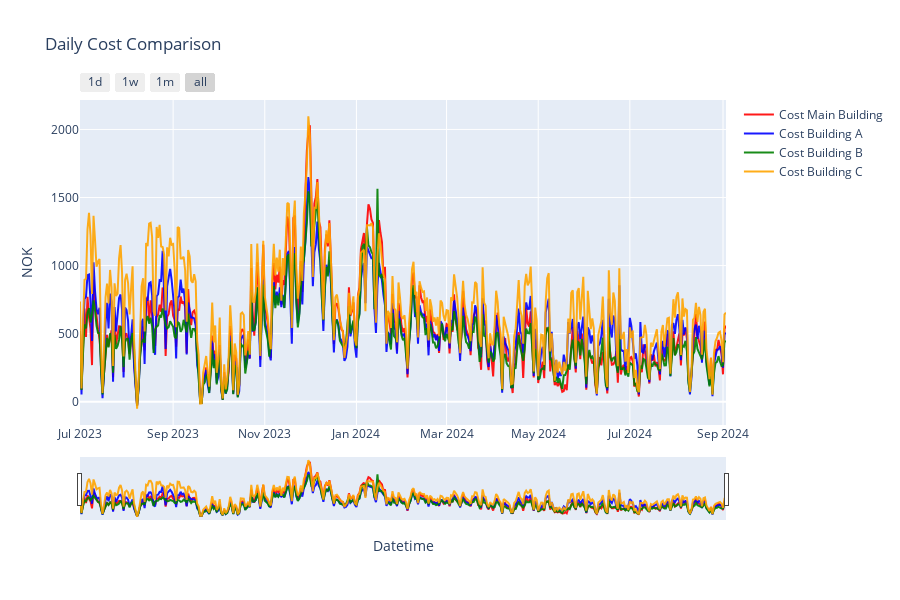

The notebook cell saved with this chart:
### Markdown cell above
1. Daily Cost

### Code cell
plot_cols_all =[
    ColumnParam("Cost_Net_Of_Sun", "Cost Main Building"),
    ColumnParam("Cost A", "Cost Building A"),
    ColumnParam("Cost B", "Cost Building B"),
    ColumnParam("Cost C", "Cost Building C"),
]


plot_energy_usage(daily_all, plot_cols_all,
                    titel="Daily Cost Comparison",
                    yaxis_title="NOK",
                    tozeroy=False,
                    dark_mode=True,
                    )

### Figure 1 — Plotly figure (JSON) as saved in the notebook; plotly's stock layout.template omitted (floating-point values rounded to 4 significant figures; data arrays with more than 128 entries replaced by an {"elided": "..."} marker saying what was removed)
{"data": [{"line": {"color": "rgba(255, 0, 0, 0.9)"}, "mode": "lines", "name": "Cost Main Building", "type": "scatter", "x": {"elided": "431 str values"}, "y": {"elided": "431 float values"}}, {"line": {"color": "rgba(0, 0, 255, 0.9)"}, "mode": "lines", "name": "Cost Building A", "type": "scatter", "x": {"elided": "431 str values"}, "y": {"elided": "431 float values"}}, {"line": {"color": "rgba(0, 128, 0, 0.9)"}, "mode": "lines", "name": "Cost Building B", "type": "scatter", "x": {"elided": "431 str values"}, "y": {"elided": "431 float values"}}, {"line": {"color": "rgba(255, 165, 0, 0.9)"}, "mode": "lines", "name": "Cost Building C", "type": "scatter", "x": {"elided": "431 str values"}, "y": {"elided": "431 float values"}}], "layout": {"height": 600, "hovermode": "x unified", "showlegend": true, "title": {"text": "Daily Cost Comparison"}, "xaxis": {"rangeselector": {"buttons": [{"count": 1, "label": "1d", "step": "day", "stepmode": "backward"}, {"count": 7, "label": "1w", "step": "day", "stepmode": "backward"}, {"count": 1, "label": "1m", "step": "month", "stepmode": "backward"}, {"step": "all"}]}, "rangeslider": {"visible": true}, "title": {"text": "Datetime"}, "type": "date"}, "yaxis": {"title": {"text": "NOK"}}}}
